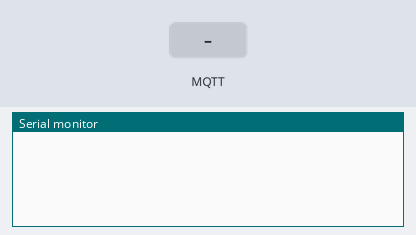
Bench run of a sketch on a simulated ESP32. Shown: the last lines printed to the serial monitor. Inputs (shaded band) come from the test bench. No MQTT or app messages arrive unless stated.

Above: at 6.8 s.
6.9 s: MQTT message "1" arrives on the first subscribed topic
At 9.4 s:
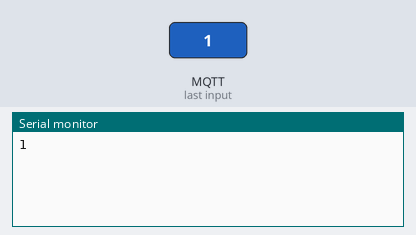
10.5 s: MQTT message "on" arrives on the first subscribed topic
At 12.8 s:
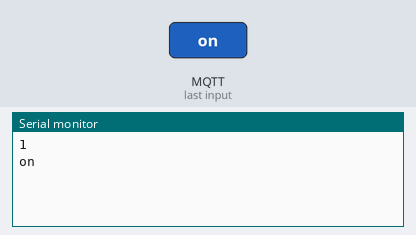
13.5 s: MQTT message "off" arrives on the first subscribed topic
At 16.3 s:
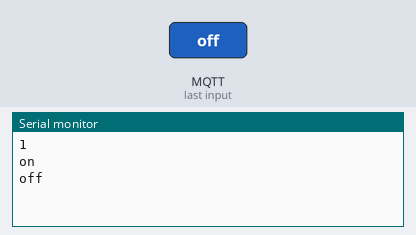

Measured:
- after the input at 6.9 s, the serial monitor: prints a new line after 2.1 s (image 1)
- after the input at 10.5 s, the serial monitor: prints a new line after 1.5 s (image 2)
- after the input at 13.5 s, the serial monitor: prints a new line after 1.5 s (image 3)

The sketch:

SimpleMQTTClient_ESP32S.ino
```cpp
/*
  SimpleMQTTClient.ino
  The purpose of this exemple is to illustrate a simple handling of MQTT and Wifi connection.
  Once it connects successfully to a Wifi network and a MQTT broker, it subscribe to a topic and send a message to it.
  It will also send a message delayed 5 seconds later.
*/

#include "EspMQTTClient.h"

EspMQTTClient client(
  "R1-1117",
  "3716037160",
  "broker.shiftr.io",  // MQTT Broker server ip
  "try",   // Can be omitted if not needed
  "try",   // Can be omitted if not needed
  "arduino",     // Client name that uniquely identify your device
  1883              // The MQTT port, default to 1883. this line can be omitted
);

void setup()
{
  Serial.begin(9600);

  // Optionnal functionnalities of EspMQTTClient :
  client.enableDebuggingMessages(); // Enable debugging messages sent to serial output
  client.enableHTTPWebUpdater(); // Enable the web updater. User and password default to values of MQTTUsername and MQTTPassword. These can be overrited with enableHTTPWebUpdater("user", "password").
  client.enableLastWillMessage("TestClient/lastwill", "I am going offline");  // You can activate the retain flag by setting the third parameter to true
}

// This function is called once everything is connected (Wifi and MQTT)
// WARNING : YOU MUST IMPLEMENT IT IF YOU USE EspMQTTClient
void onConnectionEstablished()
{
  // Subscribe to "mytopic/test" and display received message to Serial
  client.subscribe("/nhri", [](const String & payload) {
    Serial.println(payload);
  });

  // Publish a message to "mytopic/test"
  client.publish("/nhri", "This is a message"); // You can activate the retain flag by setting the third parameter to true

  // Execute delayed instructions
  client.executeDelayed(5 * 1000, []() {
    client.publish("/nhri", "This is a message sent 5 seconds later");
  });
}

void loop()
{
  client.loop();
  delay(3000) ;
}
```
